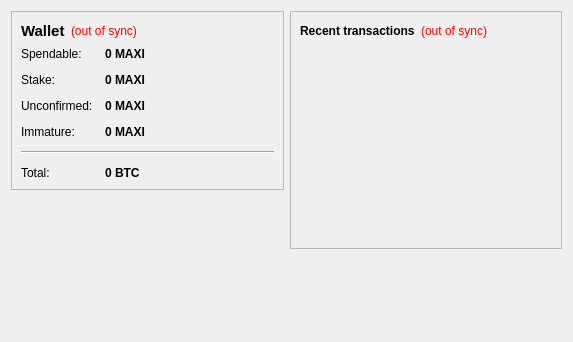
<?xml version="1.0" encoding="UTF-8"?>
<ui version="4.0">
 <class>OverviewPage</class>
 <widget class="QWidget" name="OverviewPage">
  <property name="geometry">
   <rect>
    <x>0</x>
    <y>0</y>
    <width>573</width>
    <height>342</height>
   </rect>
  </property>
  <property name="windowTitle">
   <string>Form</string>
  </property>
  <layout class="QHBoxLayout" name="horizontalLayout" stretch="1,1">
   <item>
    <layout class="QVBoxLayout" name="verticalLayout_2">
     <item>
      <widget class="QFrame" name="frame">
       <property name="frameShape">
        <enum>QFrame::StyledPanel</enum>
       </property>
       <property name="frameShadow">
        <enum>QFrame::Raised</enum>
       </property>
       <layout class="QVBoxLayout" name="verticalLayout_4">
        <item>
         <layout class="QHBoxLayout" name="horizontalLayout_4">
          <item>
           <widget class="QLabel" name="label_5">
            <property name="font">
             <font>
              <pointsize>11</pointsize>
              <weight>75</weight>
              <bold>true</bold>
             </font>
            </property>
            <property name="text">
             <string>Wallet</string>
            </property>
           </widget>
          </item>
          <item>
           <widget class="QLabel" name="labelWalletStatus">
            <property name="toolTip">
             <string>The displayed information may be out of date. Your wallet automatically synchronizes with the MAXI network after a connection is established, but this process has not completed yet.</string>
            </property>
            <property name="styleSheet">
             <string notr="true">QLabel { color: red; }</string>
            </property>
            <property name="text">
             <string notr="true">(out of sync)</string>
            </property>
            <property name="alignment">
             <set>Qt::AlignLeading|Qt::AlignLeft|Qt::AlignVCenter</set>
            </property>
           </widget>
          </item>
          <item>
           <spacer name="horizontalSpacer_2">
            <property name="orientation">
             <enum>Qt::Horizontal</enum>
            </property>
            <property name="sizeHint" stdset="0">
             <size>
              <width>40</width>
              <height>20</height>
             </size>
            </property>
           </spacer>
          </item>
         </layout>
        </item>
        <item>
         <layout class="QFormLayout" name="formLayout_2">
          <property name="fieldGrowthPolicy">
           <enum>QFormLayout::AllNonFixedFieldsGrow</enum>
          </property>
          <property name="horizontalSpacing">
           <number>12</number>
          </property>
          <property name="verticalSpacing">
           <number>12</number>
          </property>
          <item row="0" column="0">
           <widget class="QLabel" name="label">
            <property name="text">
             <string>Spendable:</string>
            </property>
           </widget>
          </item>
          <item row="0" column="1">
           <widget class="QLabel" name="labelBalance">
            <property name="font">
             <font>
              <weight>75</weight>
              <bold>true</bold>
             </font>
            </property>
            <property name="cursor">
             <cursorShape>IBeamCursor</cursorShape>
            </property>
            <property name="toolTip">
             <string>Your current spendable balance</string>
            </property>
            <property name="text">
             <string notr="true">0 MAXI</string>
            </property>
            <property name="textInteractionFlags">
             <set>Qt::LinksAccessibleByMouse|Qt::TextSelectableByKeyboard|Qt::TextSelectableByMouse</set>
            </property>
           </widget>
          </item>
          <item row="1" column="0">
           <widget class="QLabel" name="label_6">
            <property name="text">
             <string>Stake:</string>
            </property>
           </widget>
          </item>
          <item row="1" column="1">
           <widget class="QLabel" name="labelStake">
            <property name="font">
             <font>
              <weight>75</weight>
              <bold>true</bold>
             </font>
            </property>
            <property name="cursor">
             <cursorShape>IBeamCursor</cursorShape>
            </property>
            <property name="toolTip">
             <string>Total of coins that was staked, and do not yet count toward the current balance</string>
            </property>
            <property name="text">
             <string notr="true">0 MAXI</string>
            </property>
            <property name="textInteractionFlags">
             <set>Qt::LinksAccessibleByMouse|Qt::TextSelectableByKeyboard|Qt::TextSelectableByMouse</set>
            </property>
           </widget>
          </item>
          <item row="2" column="0">
           <widget class="QLabel" name="label_3">
            <property name="text">
             <string>Unconfirmed:</string>
            </property>
           </widget>
          </item>
          <item row="2" column="1">
           <widget class="QLabel" name="labelUnconfirmed">
            <property name="font">
             <font>
              <weight>75</weight>
              <bold>true</bold>
             </font>
            </property>
            <property name="cursor">
             <cursorShape>IBeamCursor</cursorShape>
            </property>
            <property name="toolTip">
             <string>Total of transactions that have yet to be confirmed, and do not yet count toward the current balance</string>
            </property>
            <property name="text">
             <string notr="true">0 MAXI</string>
            </property>
            <property name="textInteractionFlags">
             <set>Qt::LinksAccessibleByMouse|Qt::TextSelectableByKeyboard|Qt::TextSelectableByMouse</set>
            </property>
           </widget>
          </item>
          <item row="3" column="0">
           <widget class="QLabel" name="labelImmatureText">
            <property name="text">
             <string>Immature:</string>
            </property>
           </widget>
          </item>
          <item row="3" column="1">
           <widget class="QLabel" name="labelImmature">
            <property name="font">
             <font>
              <weight>75</weight>
              <bold>true</bold>
             </font>
            </property>
            <property name="toolTip">
             <string>Mined balance that has not yet matured</string>
            </property>
            <property name="text">
             <string notr="true">0 MAXI</string>
            </property>
            <property name="textInteractionFlags">
             <set>Qt::LinksAccessibleByMouse|Qt::TextSelectableByKeyboard|Qt::TextSelectableByMouse</set>
            </property>
           </widget>
          </item>
          <item row="4" column="0" colspan="2">
           <widget class="Line" name="line">
            <property name="orientation">
             <enum>Qt::Horizontal</enum>
            </property>
           </widget>
          </item>
          <item row="5" column="0">
           <widget class="QLabel" name="labelTotalText">
            <property name="text">
             <string>Total:</string>
            </property>
           </widget>
          </item>
          <item row="5" column="1">
           <widget class="QLabel" name="labelTotal">
            <property name="font">
             <font>
              <weight>75</weight>
              <bold>true</bold>
             </font>
            </property>
            <property name="cursor">
             <cursorShape>IBeamCursor</cursorShape>
            </property>
            <property name="toolTip">
             <string>Your current total balance</string>
            </property>
            <property name="text">
             <string notr="true">0 BTC</string>
            </property>
            <property name="textInteractionFlags">
             <set>Qt::LinksAccessibleByMouse|Qt::TextSelectableByKeyboard|Qt::TextSelectableByMouse</set>
            </property>
           </widget>
          </item>
         </layout>
        </item>
       </layout>
      </widget>
     </item>
     <item>
      <spacer name="verticalSpacer">
       <property name="orientation">
        <enum>Qt::Vertical</enum>
       </property>
       <property name="sizeHint" stdset="0">
        <size>
         <width>20</width>
         <height>40</height>
        </size>
       </property>
      </spacer>
     </item>
    </layout>
   </item>
   <item>
    <layout class="QVBoxLayout" name="verticalLayout_3">
     <item>
      <widget class="QFrame" name="frame_2">
       <property name="frameShape">
        <enum>QFrame::StyledPanel</enum>
       </property>
       <property name="frameShadow">
        <enum>QFrame::Raised</enum>
       </property>
       <layout class="QVBoxLayout" name="verticalLayout">
        <item>
         <layout class="QHBoxLayout" name="horizontalLayout_2">
          <item>
           <widget class="QLabel" name="label_4">
            <property name="text">
             <string>&lt;b&gt;Recent transactions&lt;/b&gt;</string>
            </property>
           </widget>
          </item>
          <item>
           <widget class="QLabel" name="labelTransactionsStatus">
            <property name="toolTip">
             <string>The displayed information may be out of date. Your wallet automatically synchronizes with the MAXI network after a connection is established, but this process has not completed yet.</string>
            </property>
            <property name="styleSheet">
             <string notr="true">QLabel { color: red; }</string>
            </property>
            <property name="text">
             <string notr="true">(out of sync)</string>
            </property>
            <property name="alignment">
             <set>Qt::AlignRight|Qt::AlignTrailing|Qt::AlignVCenter</set>
            </property>
           </widget>
          </item>
          <item>
           <spacer name="horizontalSpacer">
            <property name="orientation">
             <enum>Qt::Horizontal</enum>
            </property>
            <property name="sizeHint" stdset="0">
             <size>
              <width>40</width>
              <height>20</height>
             </size>
            </property>
           </spacer>
          </item>
         </layout>
        </item>
        <item>
         <widget class="QListView" name="listTransactions">
          <property name="styleSheet">
           <string notr="true">QListView { background: transparent; }</string>
          </property>
          <property name="frameShape">
           <enum>QFrame::NoFrame</enum>
          </property>
          <property name="verticalScrollBarPolicy">
           <enum>Qt::ScrollBarAlwaysOff</enum>
          </property>
          <property name="horizontalScrollBarPolicy">
           <enum>Qt::ScrollBarAlwaysOff</enum>
          </property>
          <property name="selectionMode">
           <enum>QAbstractItemView::NoSelection</enum>
          </property>
         </widget>
        </item>
       </layout>
      </widget>
     </item>
     <item>
      <spacer name="verticalSpacer_2">
       <property name="orientation">
        <enum>Qt::Vertical</enum>
       </property>
       <property name="sizeHint" stdset="0">
        <size>
         <width>20</width>
         <height>40</height>
        </size>
       </property>
      </spacer>
     </item>
    </layout>
   </item>
  </layout>
 </widget>
 <resources/>
 <connections/>
</ui>
